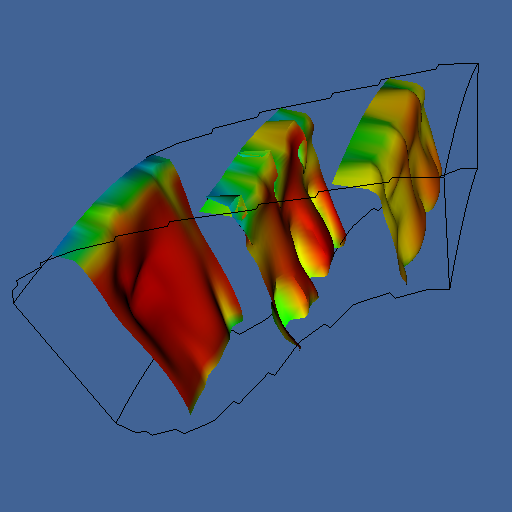

Generate this figure with Python:
#!/usr/bin/env python

# Visualize flow momentum by warping computational planes with the velocity vector.

import os
from pathlib import Path

# Factory overrides: importing these modules registers the OpenGL rendering
# and interaction style implementations for vtkRenderingCore factory classes.
import vtkmodules.vtkInteractionStyle  # noqa: F401
import vtkmodules.vtkRenderingOpenGL2  # noqa: F401

# VTK pipeline classes used in this example
from vtkmodules.vtkFiltersCore import (
    vtkAppendPolyData,
    vtkPolyDataNormals,
    vtkStructuredGridOutlineFilter,
)
from vtkmodules.vtkFiltersGeneral import vtkWarpVector
from vtkmodules.vtkFiltersGeometry import vtkStructuredGridGeometryFilter
from vtkmodules.vtkIOParallel import vtkMultiBlockPLOT3DReader
from vtkmodules.vtkRenderingCore import (
    vtkActor,
    vtkPolyDataMapper,
    vtkRenderWindow,
    vtkRenderWindowInteractor,
    vtkRenderer,
)

# Colors (normalized RGB)
bkg_color = (0.255, 0.388, 0.584)
black = (0.0, 0.0, 0.0)

# Data directory
data_dir = Path(os.environ.get("VPE_DATA_DIR", Path(__file__).parent))

# Reader: load PLOT3D combustor dataset
pl3d = vtkMultiBlockPLOT3DReader()
pl3d.SetXYZFileName(str(data_dir / "combxyz.bin"))
pl3d.SetQFileName(str(data_dir / "combq.bin"))
pl3d.SetScalarFunctionNumber(100)
pl3d.SetVectorFunctionNumber(202)
pl3d.Update()

sg = pl3d.GetOutput().GetBlock(0)
extent = sg.GetExtent()
scalar_range = sg.GetScalarRange()

# Filter: extract three computational planes at i=10, 30, 45
plane_0 = vtkStructuredGridGeometryFilter()
plane_0.SetInputData(sg)
plane_0.SetExtent(10, 10, 1, extent[3], 1, extent[5])

plane_1 = vtkStructuredGridGeometryFilter()
plane_1.SetInputData(sg)
plane_1.SetExtent(30, 30, 1, extent[3], 1, extent[5])

plane_2 = vtkStructuredGridGeometryFilter()
plane_2.SetInputData(sg)
plane_2.SetExtent(45, 45, 1, extent[3], 1, extent[5])

append = vtkAppendPolyData()
append.AddInputConnection(plane_0.GetOutputPort())
append.AddInputConnection(plane_1.GetOutputPort())
append.AddInputConnection(plane_2.GetOutputPort())

# Filter: warp planes by velocity vector
warp = vtkWarpVector()
warp.SetInputConnection(append.GetOutputPort())
warp.SetScaleFactor(0.005)
warp.Update()

# Filter: recompute normals for smooth shading
normals = vtkPolyDataNormals()
normals.SetInputData(warp.GetPolyDataOutput())
normals.SetFeatureAngle(45)

plane_mapper = vtkPolyDataMapper()
plane_mapper.SetInputConnection(normals.GetOutputPort())
plane_mapper.SetScalarRange(scalar_range)

plane_actor = vtkActor()
plane_actor.SetMapper(plane_mapper)

# Filter: outline around the data
outline = vtkStructuredGridOutlineFilter()
outline.SetInputData(sg)

outline_mapper = vtkPolyDataMapper()
outline_mapper.SetInputConnection(outline.GetOutputPort())

outline_actor = vtkActor()
outline_actor.SetMapper(outline_mapper)
outline_actor.GetProperty().SetColor(black)

# Renderer: assemble the scene
renderer = vtkRenderer()
renderer.AddActor(plane_actor)
renderer.AddActor(outline_actor)
renderer.SetBackground(bkg_color)

# Window: display the rendered scene
render_window = vtkRenderWindow()
render_window.AddRenderer(renderer)
render_window.SetWindowName("velocity profile")
render_window.SetMultiSamples(0)
render_window.SetSize(512, 512)

# Scene: configure camera
renderer.GetActiveCamera().SetPosition(19.8562, -31.8912, 47.0755)
renderer.GetActiveCamera().SetFocalPoint(8.255, 0.147815, 29.7631)
renderer.GetActiveCamera().SetViewUp(-0.0333325, 0.465756, 0.884285)
renderer.GetActiveCamera().SetClippingRange(17.3078, 64.6375)

# Interactor: handle mouse and keyboard events
render_window_interactor = vtkRenderWindowInteractor()
render_window_interactor.SetRenderWindow(render_window)

# Launch the interactive visualization
render_window_interactor.Initialize()
render_window_interactor.Start()
